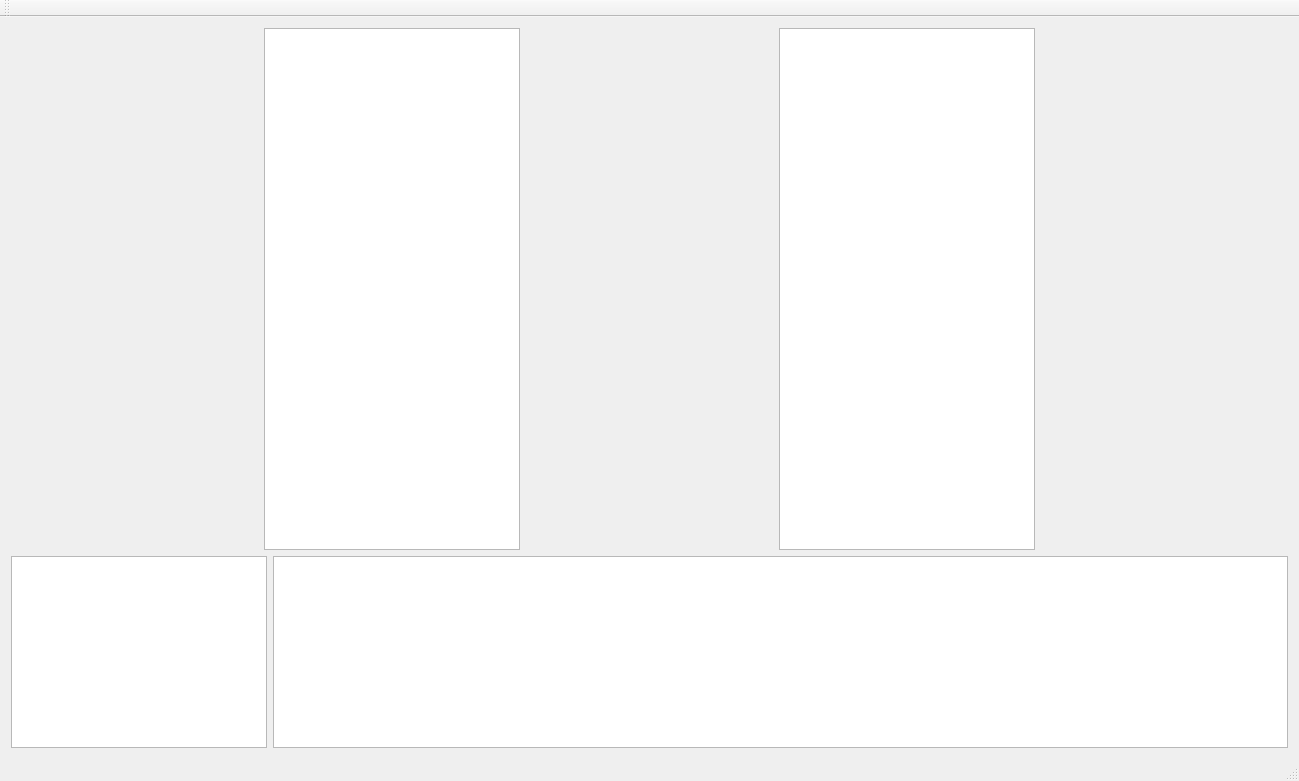
<?xml version="1.0" encoding="UTF-8"?>
<ui version="4.0">
 <class>MainWindow</class>
 <widget class="QMainWindow" name="MainWindow">
  <property name="geometry">
   <rect>
    <x>0</x>
    <y>0</y>
    <width>1299</width>
    <height>781</height>
   </rect>
  </property>
  <property name="windowTitle">
   <string>OpenGL in Qt</string>
  </property>
  <widget class="QWidget" name="centralWidget">
   <layout class="QHBoxLayout" name="horizontalLayout">
    <item>
     <layout class="QVBoxLayout" name="verticalLayout">
      <item>
       <layout class="QHBoxLayout" name="horizontalLayout_3">
        <item>
         <widget class="QListView" name="SceneHierarchy">
          <property name="sizePolicy">
           <sizepolicy hsizetype="Maximum" vsizetype="Expanding">
            <horstretch>1</horstretch>
            <verstretch>0</verstretch>
           </sizepolicy>
          </property>
         </widget>
        </item>
        <item>
         <layout class="QVBoxLayout" name="OpenGLLayout">
          <property name="sizeConstraint">
           <enum>QLayout::SetFixedSize</enum>
          </property>
         </layout>
        </item>
        <item>
         <widget class="QTreeView" name="Properties">
          <property name="sizePolicy">
           <sizepolicy hsizetype="Maximum" vsizetype="Expanding">
            <horstretch>1</horstretch>
            <verstretch>0</verstretch>
           </sizepolicy>
          </property>
         </widget>
        </item>
       </layout>
      </item>
      <item>
       <layout class="QHBoxLayout" name="horizontalLayout_2">
        <item>
         <widget class="QListView" name="ProjectFolders">
          <property name="sizePolicy">
           <sizepolicy hsizetype="Maximum" vsizetype="Maximum">
            <horstretch>0</horstretch>
            <verstretch>0</verstretch>
           </sizepolicy>
          </property>
         </widget>
        </item>
        <item>
         <widget class="QListView" name="FolderView">
          <property name="sizePolicy">
           <sizepolicy hsizetype="Expanding" vsizetype="Maximum">
            <horstretch>0</horstretch>
            <verstretch>0</verstretch>
           </sizepolicy>
          </property>
         </widget>
        </item>
       </layout>
      </item>
     </layout>
    </item>
   </layout>
  </widget>
  <widget class="QMenuBar" name="menuBar">
   <property name="geometry">
    <rect>
     <x>0</x>
     <y>0</y>
     <width>1299</width>
     <height>25</height>
    </rect>
   </property>
  </widget>
  <widget class="QToolBar" name="mainToolBar">
   <attribute name="toolBarArea">
    <enum>TopToolBarArea</enum>
   </attribute>
   <attribute name="toolBarBreak">
    <bool>false</bool>
   </attribute>
  </widget>
  <widget class="QStatusBar" name="statusBar"/>
 </widget>
 <layoutdefault spacing="6" margin="11"/>
 <resources/>
 <connections/>
</ui>
